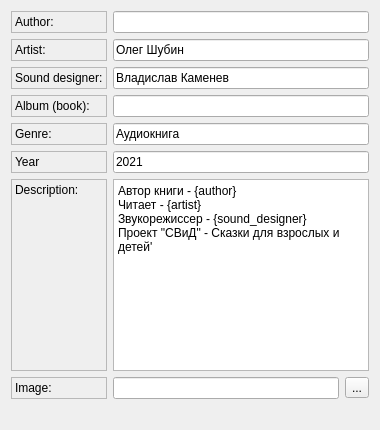
        <widget class="QWidget" name="tab_metadata">
         <attribute name="title">
          <string>Metadata</string>
         </attribute>
         <layout class="QGridLayout" name="gridLayout_6">
          <item row="1" column="0">
           <widget class="QLabel" name="label_13">
            <property name="font">
             <font>
              <pointsize>9</pointsize>
             </font>
            </property>
            <property name="frameShape">
             <enum>QFrame::StyledPanel</enum>
            </property>
            <property name="text">
             <string>Artist:</string>
            </property>
           </widget>
          </item>
          <item row="4" column="2">
           <widget class="QLineEdit" name="line_edit_metadata_genre">
            <property name="font">
             <font>
              <pointsize>9</pointsize>
             </font>
            </property>
            <property name="text">
             <string>Аудиокнига</string>
            </property>
           </widget>
          </item>
          <item row="1" column="2">
           <widget class="QLineEdit" name="line_edit_metadata_artist">
            <property name="font">
             <font>
              <pointsize>9</pointsize>
             </font>
            </property>
            <property name="text">
             <string>Олег Шубин</string>
            </property>
           </widget>
          </item>
          <item row="0" column="2">
           <widget class="QLineEdit" name="line_edit_metadata_author">
            <property name="font">
             <font>
              <pointsize>9</pointsize>
             </font>
            </property>
           </widget>
          </item>
          <item row="3" column="2">
           <widget class="QLineEdit" name="line_edit_metadata_album_book">
            <property name="font">
             <font>
              <pointsize>9</pointsize>
             </font>
            </property>
           </widget>
          </item>
          <item row="6" column="0">
           <widget class="QLabel" name="label_11">
            <property name="font">
             <font>
              <pointsize>9</pointsize>
             </font>
            </property>
            <property name="frameShape">
             <enum>QFrame::StyledPanel</enum>
            </property>
            <property name="text">
             <string>Description:</string>
            </property>
            <property name="alignment">
             <set>Qt::AlignLeading|Qt::AlignLeft|Qt::AlignTop</set>
            </property>
           </widget>
          </item>
          <item row="6" column="2">
           <widget class="QTextEdit" name="text_edit_metadata_description">
            <property name="font">
             <font>
              <pointsize>9</pointsize>
             </font>
            </property>
            <property name="html">
             <string>&lt;!DOCTYPE HTML PUBLIC &quot;-//W3C//DTD HTML 4.0//EN&quot; &quot;http://www.w3.org/TR/REC-html40/strict.dtd&quot;&gt;
&lt;html&gt;&lt;head&gt;&lt;meta name=&quot;qrichtext&quot; content=&quot;1&quot; /&gt;&lt;style type=&quot;text/css&quot;&gt;
p, li { white-space: pre-wrap; }
&lt;/style&gt;&lt;/head&gt;&lt;body style=&quot; font-family:'MS Shell Dlg 2'; font-size:9pt; font-weight:400; font-style:normal;&quot;&gt;
&lt;p style=&quot; margin-top:0px; margin-bottom:0px; margin-left:0px; margin-right:0px; -qt-block-indent:0; text-indent:0px;&quot;&gt;Автор книги - {author}&lt;br /&gt;Читает - {artist}&lt;br /&gt;Звукорежиссер - {sound_designer}&lt;/p&gt;
&lt;p style=&quot; margin-top:0px; margin-bottom:0px; margin-left:0px; margin-right:0px; -qt-block-indent:0; text-indent:0px;&quot;&gt;Проект &amp;quot;СВиД&amp;quot; - Сказки для взрослых и детей'&lt;/p&gt;&lt;/body&gt;&lt;/html&gt;</string>
            </property>
           </widget>
          </item>
          <item row="0" column="0">
           <widget class="QLabel" name="label_9">
            <property name="font">
             <font>
              <pointsize>9</pointsize>
             </font>
            </property>
            <property name="frameShape">
             <enum>QFrame::StyledPanel</enum>
            </property>
            <property name="text">
             <string>Author:</string>
            </property>
           </widget>
          </item>
          <item row="3" column="0">
           <widget class="QLabel" name="label_10">
            <property name="font">
             <font>
              <pointsize>9</pointsize>
             </font>
            </property>
            <property name="frameShape">
             <enum>QFrame::StyledPanel</enum>
            </property>
            <property name="text">
             <string>Album (book):</string>
            </property>
           </widget>
          </item>
          <item row="7" column="0">
           <widget class="QLabel" name="label_12">
            <property name="font">
             <font>
              <pointsize>9</pointsize>
             </font>
            </property>
            <property name="frameShape">
             <enum>QFrame::StyledPanel</enum>
            </property>
            <property name="text">
             <string>Image:</string>
            </property>
           </widget>
          </item>
          <item row="4" column="0">
           <widget class="QLabel" name="label_14">
            <property name="font">
             <font>
              <pointsize>9</pointsize>
             </font>
            </property>
            <property name="frameShape">
             <enum>QFrame::StyledPanel</enum>
            </property>
            <property name="text">
             <string>Genre:</string>
            </property>
           </widget>
          </item>
          <item row="7" column="2">
           <layout class="QHBoxLayout" name="horizontalLayout_8">
            <item>
             <widget class="QLineEdit" name="line_edit_metadata_image">
              <property name="font">
               <font>
                <pointsize>9</pointsize>
               </font>
              </property>
             </widget>
            </item>
            <item>
             <widget class="QToolButton" name="tool_button_metadata_image">
              <property name="font">
               <font>
                <pointsize>9</pointsize>
               </font>
              </property>
              <property name="text">
               <string>...</string>
              </property>
             </widget>
            </item>
           </layout>
          </item>
          <item row="5" column="0">
           <widget class="QLabel" name="label_15">
            <property name="font">
             <font>
              <pointsize>9</pointsize>
             </font>
            </property>
            <property name="frameShape">
             <enum>QFrame::StyledPanel</enum>
            </property>
            <property name="text">
             <string>Year</string>
            </property>
           </widget>
          </item>
          <item row="5" column="2">
           <widget class="QLineEdit" name="line_edit_metadata_year">
            <property name="font">
             <font>
              <pointsize>9</pointsize>
             </font>
            </property>
            <property name="text">
             <string>2021</string>
            </property>
           </widget>
          </item>
          <item row="2" column="0">
           <widget class="QLabel" name="label_16">
            <property name="font">
             <font>
              <pointsize>9</pointsize>
             </font>
            </property>
            <property name="frameShape">
             <enum>QFrame::StyledPanel</enum>
            </property>
            <property name="text">
             <string>Sound designer:</string>
            </property>
           </widget>
          </item>
          <item row="2" column="2">
           <widget class="QLineEdit" name="line_edit_metadata_sound_designer">
            <property name="font">
             <font>
              <pointsize>9</pointsize>
             </font>
            </property>
            <property name="text">
             <string>Владислав Каменев</string>
            </property>
           </widget>
          </item>
          <item row="8" column="2">
           <widget class="QLabel" name="label_metadata_image_show">
            <property name="maximumSize">
             <size>
              <width>16777215</width>
              <height>16777215</height>
             </size>
            </property>
            <property name="text">
             <string/>
            </property>
            <property name="scaledContents">
             <bool>true</bool>
            </property>
           </widget>
          </item>
         </layout>
        </widget>
